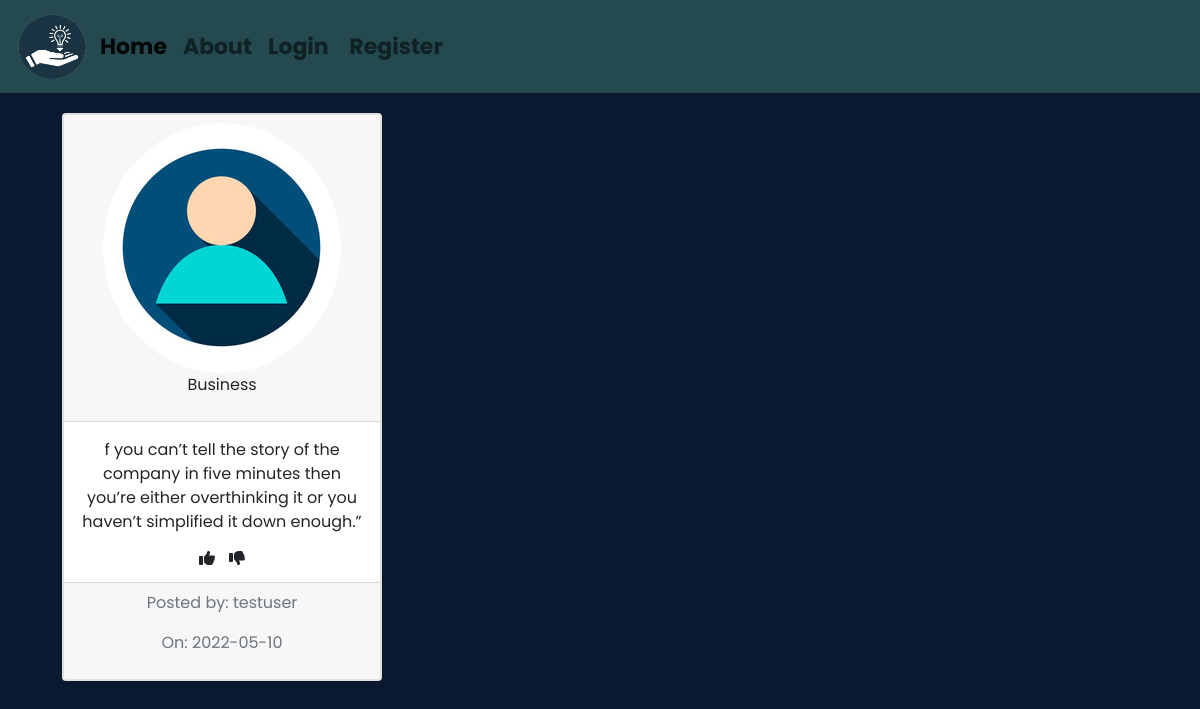
Page /pitch/3 on the earlier database version.
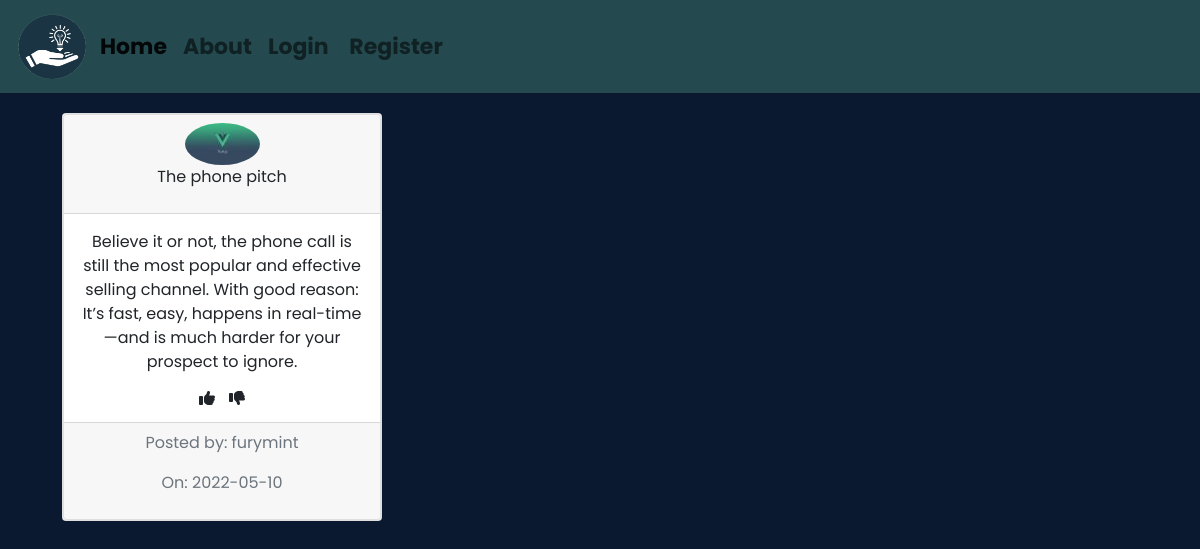
Same page on the later database version.
### app/models.py (models this page shows, shortened)
class User(db.Model,UserMixin):
    id = db.Column(db.Integer,primary_key=True)
    username =db.Column(db.String(15),unique=True, nullable=False)
    email =db.Column(db.String(100),unique=True, nullable=False)
    avatar =db.Column(db.String(60), nullable=False, default ='default.jpg')
    password =db.Column(db.String(60), nullable=False)
    pitchs = db.relationship('Pitch',backref = 'author', lazy =True)

class Pitch(db.Model):
    id = db.Column(db.Integer,primary_key=True)
    title =db.Column(db.String(100), nullable=False)
    posted = db.Column(db.DateTime,nullable = False, default = datetime.utcnow)
    pitch = db.Column(db.Text, nullable = False)
    user_id = db.Column(db.Integer, db.ForeignKey('user.id'), nullable = False)

### app/routes.py (the view)
@app.route('/pitch/<int:pitch_id>')
def pitched(pitch_id):
    pitch = Pitch.query.get_or_404(pitch_id)
    return render_template('pitched.html', pitch= pitch)

### app/templates/pitched.html (shortened to what this page needs)
{%extends 'base.html' %}
{% block content %}
    <div class="card" style="width: 20rem;" id="cards">
        <div class="card text-center">
            <div class="card-header">
             <img class="rounded-circle" src="{{ url_for('static',filename='profiles/' + pitch.author.avatar) }}" alt="">
            <p>{{pitch.title}}</p>
            </div>
            <div class="card-body">
            <p class="card-text">{{pitch.pitch}}</p>
            <div class="vote">
                <i class="fa-solid fa-thumbs-up"></i>
                <i class="fa-solid fa-thumbs-down"></i>
            </div>
            </div>
            <div class="card-footer text-muted">
            <p>Posted by: {{pitch.author.username}}</p>
            <p>On: {{ pitch.posted.strftime('%Y-%m-%d') }}</p>
            </div>
        </div>
    </div>
{% endblock %}

Differences in the rows shown:
no longer on this page (row unchanged): User: avatar (placeholder picture), author.username "testuser"
added User: avatar (picture), author.username "furymint"
changed Pitch: title "Business" → "The phone pitch"; pitch "f you can’t tell the story of the company in five minutes then you’re either overthinking it or you haven’t simplified it down enough.”" → "Believe it or not, the phone call is still the most popular and effective selling channel. With good reason: It’s fast, easy, happens in real-time—and is much harder for your prospect to ignore."
